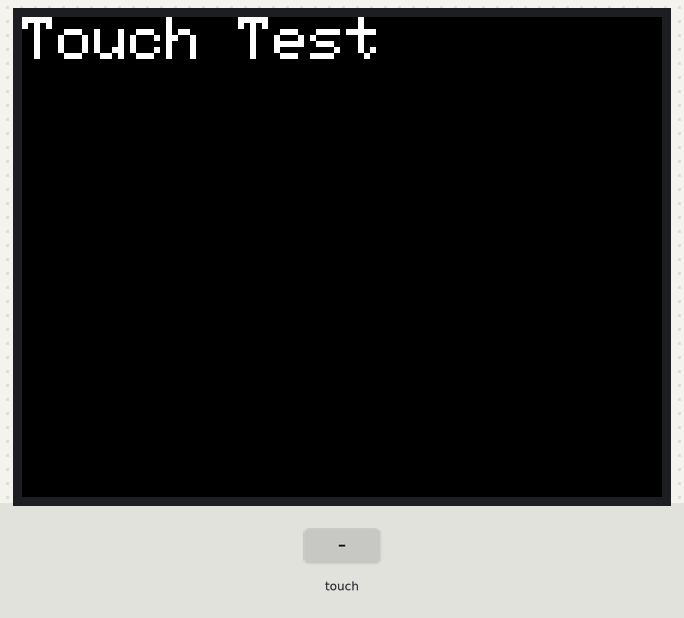
Bench run of a sketch on a simulated ESP8266 (Wemos D1 mini). Parts: 320×240 colour display. The inputs (shaded band) are chosen by the test bench.

Above: at 1.4 s.
1.5 s: touch panel pressed at 13 % / 10 % of its raw x / y range
At 2.7 s:
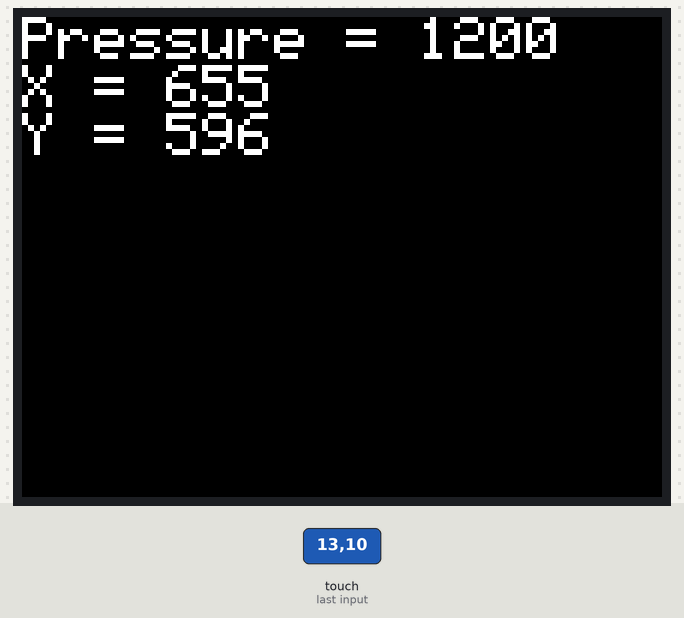
3.0 s: touch panel pressed at 38 % / 10 % of its raw x / y range
At 4.0 s:
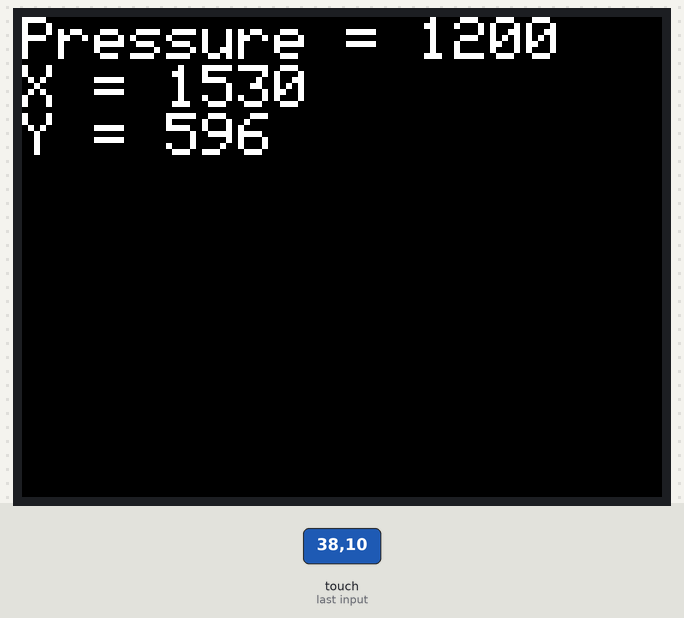
Timing chart, 0 to 6.0 s (numbered marks = the images above; inputs shaded):
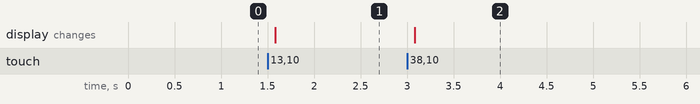

Measured:
- after the input at 1.5 s, the display: changes after 0.08 s (image 1)
- after the input at 3.0 s, the display: changes after 0.08 s (image 2)

The sketch:

TFT_TouchTest.ino
```cpp
/***************************************************

1. !!!Make sure you using lastest ESP8266 core for Arduino, otherwise it may not work properly.
  https://github.com/esp8266/Arduino

  (The pin D0(GPIO16) will be not work when you use older version ESP8266 core for Arduino,
  because the older version ESP8266 core for Arduino's digitalPinToBitMask(), portOutputRegister(),
  portInputRegister() and portModeRegister() fuction have some bugs which Adafruit_ILI9341 Library will use.
  This bug was fixed after commit:  https://github.com/esp8266/Arduino/commit/799193888a553de8876052019842538396f92194 )


2. Setup latest Adafruit_GFX, Adafruit_ILI9341 and XPT2046_Touchscreen Library first:

    https://github.com/adafruit/Adafruit-GFX-Library

    https://github.com/adafruit/Adafruit_ILI9341

    https://github.com/PaulStoffregen/XPT2046_Touchscreen

****************************************************/

#include <SPI.h>
#include <Adafruit_GFX.h>
#include <Adafruit_ILI9341.h>
#include <XPT2046_Touchscreen.h>

#define TFT_CS D0  //for D1 mini or TFT I2C Connector Shield (V1.1.0 or later)
#define TFT_DC D8  //for D1 mini or TFT I2C Connector Shield (V1.1.0 or later)
#define TFT_RST -1 //for D1 mini or TFT I2C Connector Shield (V1.1.0 or later)
#define TS_CS D3   //for D1 mini or TFT I2C Connector Shield (V1.1.0 or later)

// #define TFT_CS 14  //for D32 Pro
// #define TFT_DC 27  //for D32 Pro
// #define TFT_RST 33 //for D32 Pro
// #define TS_CS  12 //for D32 Pro

Adafruit_ILI9341 tft = Adafruit_ILI9341(TFT_CS, TFT_DC, TFT_RST);
XPT2046_Touchscreen ts(TS_CS);

void setup()
{
  Serial.begin(115200);
  ts.begin();
  ts.setRotation(1);

  tft.begin();
  tft.setRotation(3);
  tft.fillScreen(ILI9341_BLACK);
  tft.setTextColor(ILI9341_WHITE);
  tft.setTextSize(3);
  tft.println("Touch Test");

  while (!Serial && (millis() <= 1000))
    ;
}

void loop()
{
  if (ts.touched())
  {
    TS_Point p = ts.getPoint();

    tft.fillScreen(ILI9341_BLACK);
    tft.setCursor(0, 0);

    tft.print("Pressure = ");
    tft.println(p.z);
    tft.print("X = ");
    tft.println(p.x);
    tft.print("Y = ");
    tft.println(p.y);
  }
}
```
